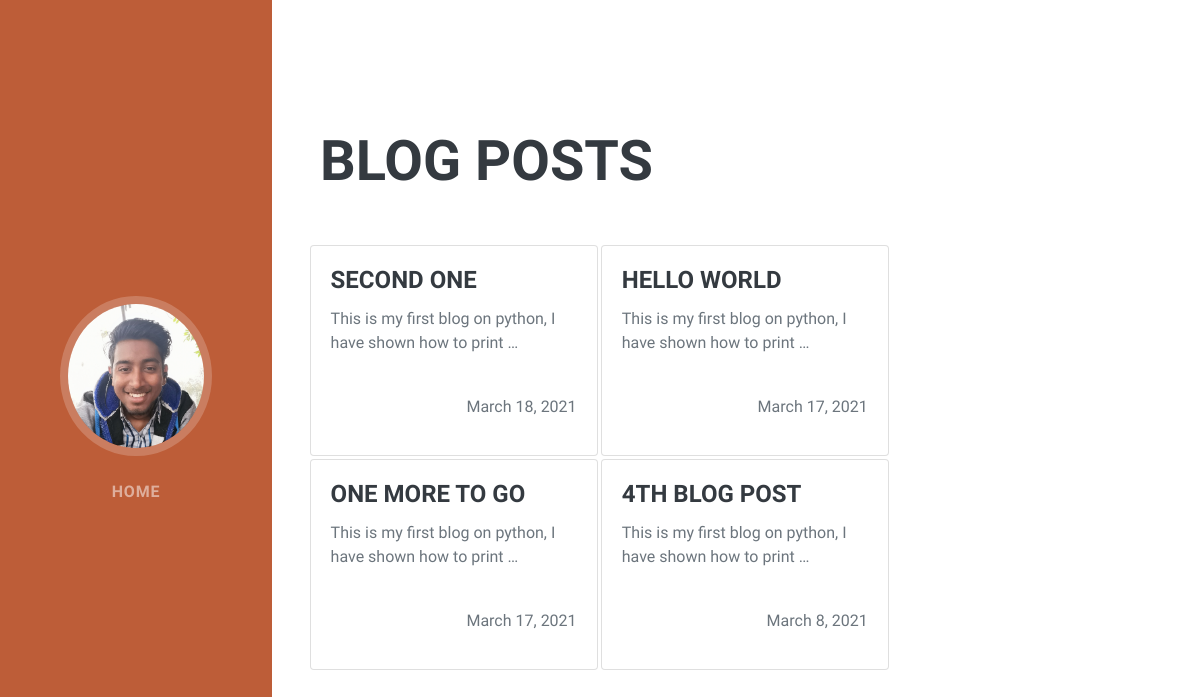
Screenshot of /blog/ with the database file from the repository.
### blog/models.py (models this page shows, shortened)
class Blog(models.Model):
    title = models.CharField(max_length=50)
    description = models.TextField()
    date = models.DateField()
    def get_absolute_url(self):
        return reverse('blog:blog_detail',kwargs={
            'blog_id':self.id
            })

### blog/views.py (the view)
# urls.py: path('',views.all_blogs,name='all_blogs'),
def all_blogs(request):
    blogs = Blog.objects.order_by('-date')
    context ={
        'blogs': blogs,
    }
    return render(request,'blog/all_blogs.html',context)

### blog/templates/blog/all_blogs.html (shortened to what this page needs)
<!DOCTYPE html>
{% load static %}
<html lang="en">
<head>
    <link href="{% static 'css/styles.css' %}" rel="stylesheet" />
</head>
<body id="page-top">
    <nav class="navbar navbar-expand-lg navbar-dark bg-primary fixed-top" id="sideNav">
        <a class="navbar-brand js-scroll-trigger" href="#page-top">
            <span class="d-none d-lg-block"><img class="img-fluid img-profile rounded-circle mx-auto mb-2"
                    src="{% static 'assets/img/profile_pic2.jpg' %}" alt="" /></span>
        </a>
        <div class="collapse navbar-collapse" id="navbarSupportedContent">
            <ul class="navbar-nav">
                <li class="nav-item"><a class="nav-link js-scroll-trigger" href="{% url 'index' %}">Home</a></li>
            </ul>
        </div>
    </nav>
    <section class="resume-section" id="projects">
        <div class="resume-section-content">
            <h2 class="mb-5">Blog Posts</h2>
            <div class="row">
                {% for blog in blogs %}
                <a href="{{ blog.get_absolute_url }}">
                    <div class="card" style="width: 18rem; margin: .1em;">
                        <div class="card-body">
                            <h4 class="card-title">{{ blog.title }}</h4>
                </a>
                <p class="card-text">{{ blog.description|truncatechars:60 }}</p><br>
                <p style="float: right">{{ blog.date}}</p>
            </div>
        </div>
        {% endfor %}
    </section>
</body>
</html>

### rows the page displays
Blog: title "SECOND ONE", description "This is my first blog on python, I have shown how to print …", date "March 18, 2021"
Blog: title "HELLO WORLD", description "This is my first blog on python, I have shown how to print …", date "March 17, 2021"
Blog: title "ONE MORE TO GO", description "This is my first blog on python, I have shown how to print …", date "March 17, 2021"
Blog: title "4TH BLOG POST", description "This is my first blog on python, I have shown how to print …", date "March 8, 2021"
